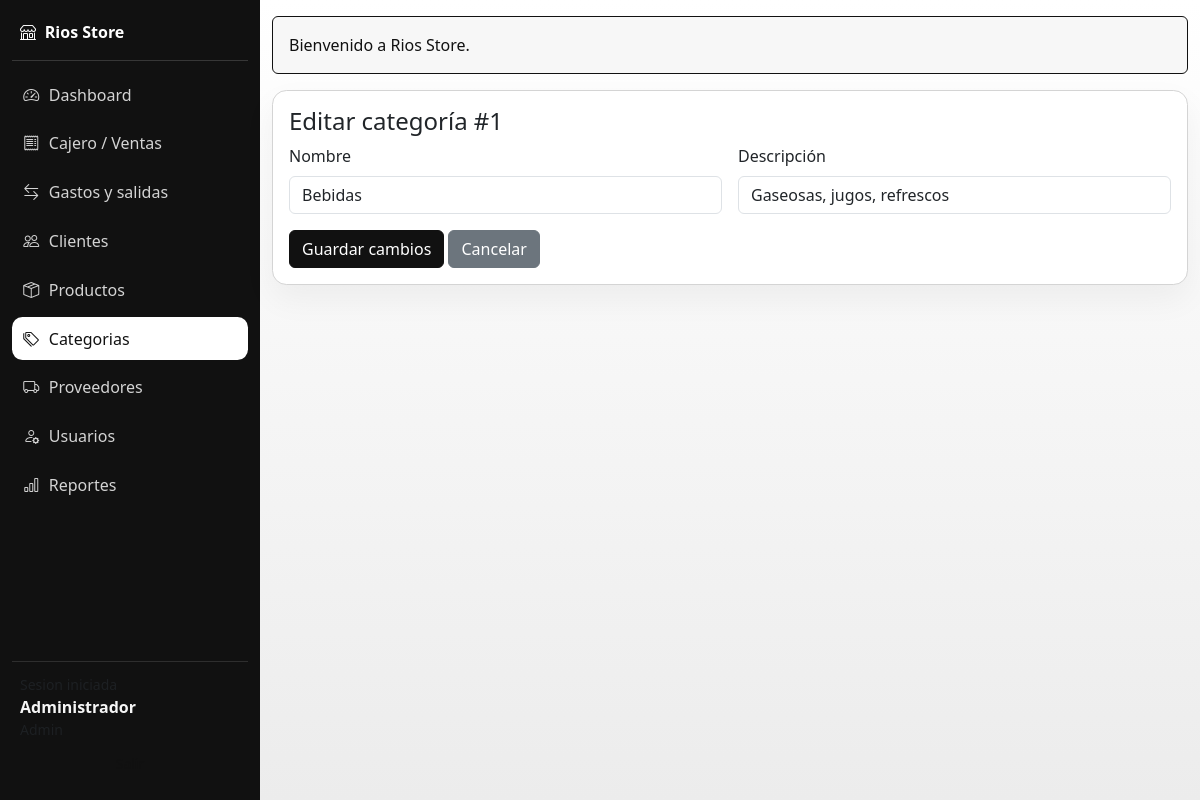
Page /app/categorias/editar.php?id=1 (signed in) on the committed database.
### tables this page shows
CREATE TABLE IF NOT EXISTS categorias (
  id INT AUTO_INCREMENT PRIMARY KEY,
  nombre VARCHAR(100) NOT NULL UNIQUE,
  descripcion VARCHAR(255),
  created_at TIMESTAMP DEFAULT CURRENT_TIMESTAMP
);

### app/includes/helpers.php (called while the page is built, shortened)
<?php
function e(string $value): string
{
    return htmlspecialchars($value, ENT_QUOTES, 'UTF-8');
}

### app/categorias/editar.php (the view, shortened to what this page needs)
<?php
require_once __DIR__ . '/../config/database.php';
require_once __DIR__ . '/../includes/helpers.php';
require_once __DIR__ . '/../includes/layout.php';
$id = (int) ($_GET['id'] ?? $_POST['id'] ?? 0);
$pdo = getPDO();
$stmt = $pdo->prepare('SELECT id, nombre, descripcion FROM categorias WHERE id = :id LIMIT 1');
$stmt->execute(['id' => $id]);
$categoria = $stmt->fetch();
?>
<div class="card shadow-sm">
    <div class="card-body">
        <h1 class="h4">Editar categoría #<?php echo (int) $categoria['id']; ?></h1>
        <form method="post" class="row g-3">
            <div class="col-12 col-md-6">
                <label class="form-label">Nombre</label>
                <input class="form-control" name="nombre" required value="<?php echo e($categoria['nombre']); ?>">
            </div>
            <div class="col-12 col-md-6">
                <label class="form-label">Descripción</label>
                <input class="form-control" name="descripcion" value="<?php echo e($categoria['descripcion'] ?? ''); ?>">
            </div>
            <div class="col-12">
                <button class="btn btn-primary" type="submit">Guardar cambios</button>
                <a class="btn btn-secondary" href="<?php echo BASE_URL; ?>/app/categorias/index.php">Cancelar</a>
            </div>
        </form>
    </div>
</div>

### app/assets/css/styles.css (style rules this page uses)
:root { --bs-primary: #111111; --bs-primary-rgb: 17, 17, 17; --bs-secondary: #5f5f5f; --bs-secondary-rgb: 95, 95, 95; --bs-success: #111111; --bs-success-rgb: 17, 17, 17; --bs-danger: #262626; --bs-danger-rgb: 38, 38, 38; --bs-info: #404040; --bs-info-rgb: 64, 64, 64; }
body { background: linear-gradient(180deg, #ffffff 0%, #ececec 100%); color: #111111; }
.card { border: 1px solid #d4d4d4; border-radius: 0.9rem; box-shadow: 0 14px 32px rgba(0, 0, 0, 0.05) !important; }
.btn-primary, .btn-success, .btn-dark { background: #111111; border-color: #111111; color: #ffffff; }

### rows in the picture
categorias: id "1", nombre "Bebidas", descripcion "Gaseosas, jugos, refrescos"

### other values in the picture
APP_NAME "Rios Store"
$user['nombre'] "Administrador"
$flash['message'] "Bienvenido a Rios Store."
